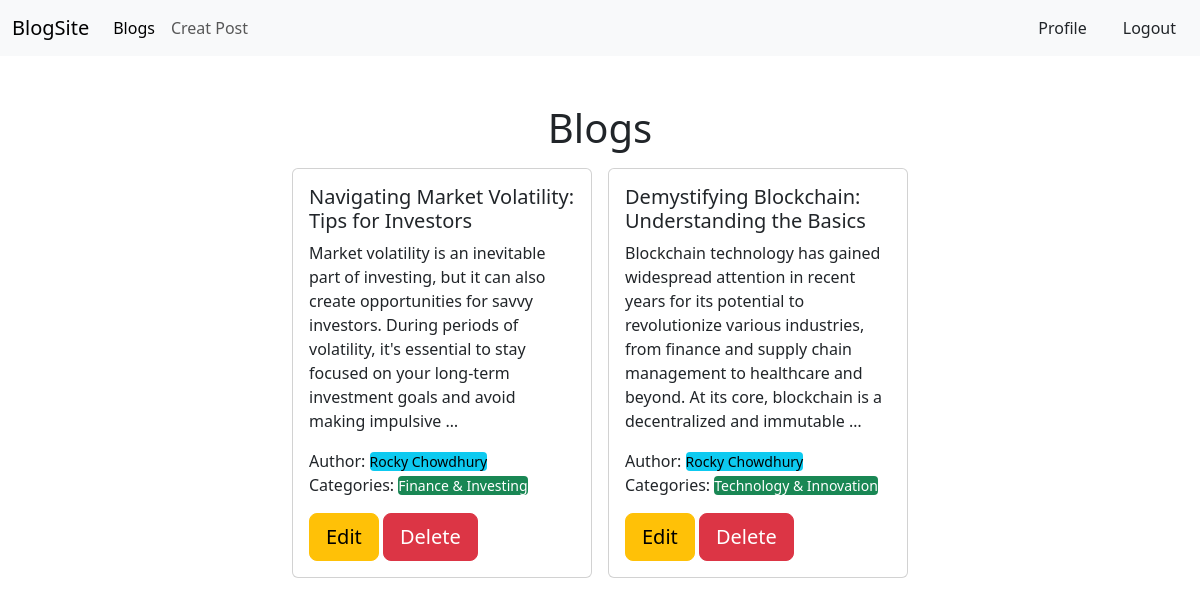
The page / (signed in) on the database its author committed.
### post/models.py (models this page shows, shortened)
class Post(models.Model):
    title = models.CharField(max_length=50)
    content= models.TextField()
    category = models.ManyToManyField(Category)
    author = models.ForeignKey(User, on_delete= models.CASCADE)

### categories/models.py (models this page shows, shortened)
class Category(models.Model):
    name= models.CharField(max_length=100)

### Blog_Project/views.py (the view)
# urls.py: 2. Add a URL to urlpatterns:  path('', views.home, name='home')
def home(request):
    data = Post.objects.all()
    return render(request,'home.html',{'data':data})

### templates/home.html
{% extends 'base.html' %}
{% block content %}
<div class="d-flex align-items-center justify-content-center mt-5">
    <h1>Blogs</h1>
</div>
<div class="d-flex flex-wrap justify-content-center ">
    {% for post in data %}
    <div class="card m-2 col-lg-4 col-xl-3">
        <div class="card-body">
            <h5 class="card-title">{{post.title}}</h5>
            <p class="card-text">{{post.content | truncatewords:35}}</p>
            <p class="card-text m-0">Author: <small class=" text-bg-info rounded-1">{{post.author.first_name}} {{post.author.last_name}}</small></p>
            <p class="m-0">Categories:
                {% for cat in post.category.all %}
                <small class="text-bg-success me-1 rounded-1">
                    {{cat.name}}
                </small>
                {% endfor %}
            </p>
            <div class="mt-3 ">
                <a href="{% url 'edit_post' post.id%}" class="btn btn-lg btn-warning">Edit</a>
                <a href="{% url 'delete_post' post.id%}" class=" btn btn-lg btn-danger">Delete</a>
            </div>
        </div>
    </div>
    {% endfor %}
</div>
{% endblock %}

### rows shown on the page
Post: title "Navigating Market Volatility: Tips for Investors", content "Market volatility is an inevitable part of investing, but it can also create opportunities for savvy investors. During periods of volatility, it's essential to stay focused on your long-term investment goals and avoid making impulsive …", author.first_name "Rocky", author.last_name "Chowdhury"
Category: name "Finance & Investing"
Post: title "Demystifying Blockchain: Understanding the Basics", content "Blockchain technology has gained widespread attention in recent years for its potential to revolutionize various industries, from finance and supply chain management to healthcare and beyond. At its core, blockchain is a decentralized and immutable …", author.first_name "Rocky", author.last_name "Chowdhury"
Category: name "Technology & Innovation"
